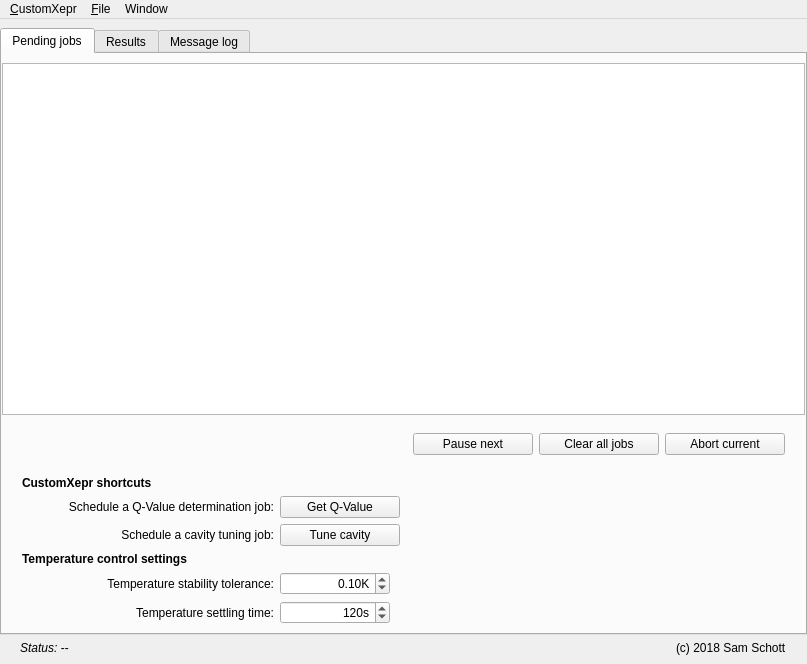
<?xml version="1.0" encoding="UTF-8"?>
<ui version="4.0">
 <class>MainWindow</class>
 <widget class="QMainWindow" name="MainWindow">
  <property name="geometry">
   <rect>
    <x>0</x>
    <y>0</y>
    <width>807</width>
    <height>664</height>
   </rect>
  </property>
  <property name="palette">
   <palette>
    <active>
     <colorrole role="AlternateBase">
      <brush brushstyle="SolidPattern">
       <color alpha="255">
        <red>241</red>
        <green>243</green>
        <blue>243</blue>
       </color>
      </brush>
     </colorrole>
    </active>
    <inactive>
     <colorrole role="AlternateBase">
      <brush brushstyle="SolidPattern">
       <color alpha="255">
        <red>241</red>
        <green>243</green>
        <blue>243</blue>
       </color>
      </brush>
     </colorrole>
    </inactive>
    <disabled>
     <colorrole role="AlternateBase">
      <brush brushstyle="SolidPattern">
       <color alpha="255">
        <red>241</red>
        <green>243</green>
        <blue>243</blue>
       </color>
      </brush>
     </colorrole>
    </disabled>
   </palette>
  </property>
  <property name="windowTitle">
   <string>CustomXepr</string>
  </property>
  <property name="unifiedTitleAndToolBarOnMac">
   <bool>false</bool>
  </property>
  <widget class="QWidget" name="centralwidget">
   <layout class="QGridLayout" name="gridLayout">
    <property name="leftMargin">
     <number>0</number>
    </property>
    <property name="rightMargin">
     <number>0</number>
    </property>
    <item row="0" column="0" colspan="4">
     <widget class="QTabWidget" name="tabWidget">
      <property name="styleSheet">
       <string notr="true">QTabWidget::tab-bar
{
	alignment: center;
} 
</string>
      </property>
      <property name="currentIndex">
       <number>0</number>
      </property>
      <widget class="QWidget" name="tab">
       <attribute name="title">
        <string>Pending jobs</string>
       </attribute>
       <layout class="QGridLayout" name="gridLayout_4">
        <property name="leftMargin">
         <number>0</number>
        </property>
        <property name="rightMargin">
         <number>0</number>
        </property>
        <item row="1" column="0">
         <layout class="QGridLayout" name="gridLayout_12">
          <property name="leftMargin">
           <number>20</number>
          </property>
          <property name="topMargin">
           <number>12</number>
          </property>
          <property name="rightMargin">
           <number>20</number>
          </property>
          <property name="bottomMargin">
           <number>0</number>
          </property>
          <item row="0" column="0">
           <spacer name="horizontalSpacer_2">
            <property name="orientation">
             <enum>Qt::Horizontal</enum>
            </property>
            <property name="sizeHint" stdset="0">
             <size>
              <width>40</width>
              <height>20</height>
             </size>
            </property>
           </spacer>
          </item>
          <item row="0" column="1">
           <widget class="QPushButton" name="pauseButton">
            <property name="minimumSize">
             <size>
              <width>120</width>
              <height>0</height>
             </size>
            </property>
            <property name="maximumSize">
             <size>
              <width>120</width>
              <height>16777215</height>
             </size>
            </property>
            <property name="toolTip">
             <string>&lt;html&gt;&lt;head/&gt;&lt;body&gt;&lt;p&gt;Pause after the current job has been executed. &lt;/p&gt;&lt;/body&gt;&lt;/html&gt;</string>
            </property>
            <property name="text">
             <string>Pause next</string>
            </property>
           </widget>
          </item>
          <item row="0" column="3">
           <widget class="QPushButton" name="abortButton">
            <property name="minimumSize">
             <size>
              <width>120</width>
              <height>0</height>
             </size>
            </property>
            <property name="maximumSize">
             <size>
              <width>120</width>
              <height>16777215</height>
             </size>
            </property>
            <property name="toolTip">
             <string>&lt;html&gt;&lt;head/&gt;&lt;body&gt;&lt;p&gt;Abort the current job, move on to the next.&lt;/p&gt;&lt;/body&gt;&lt;/html&gt;</string>
            </property>
            <property name="text">
             <string>Abort current</string>
            </property>
           </widget>
          </item>
          <item row="0" column="2">
           <widget class="QPushButton" name="clearButton">
            <property name="minimumSize">
             <size>
              <width>120</width>
              <height>0</height>
             </size>
            </property>
            <property name="maximumSize">
             <size>
              <width>120</width>
              <height>16777215</height>
             </size>
            </property>
            <property name="toolTip">
             <string>&lt;html&gt;&lt;head/&gt;&lt;body&gt;&lt;p&gt;Clear all pending jobs.&lt;/p&gt;&lt;/body&gt;&lt;/html&gt;</string>
            </property>
            <property name="text">
             <string>Clear all jobs</string>
            </property>
           </widget>
          </item>
         </layout>
        </item>
        <item row="2" column="0">
         <layout class="QGridLayout" name="gridLayout_11" columnstretch="1,2">
          <property name="leftMargin">
           <number>20</number>
          </property>
          <property name="topMargin">
           <number>15</number>
          </property>
          <property name="rightMargin">
           <number>20</number>
          </property>
          <item row="4" column="0">
           <widget class="QLabel" name="labelT_tolerance">
            <property name="sizePolicy">
             <sizepolicy hsizetype="Expanding" vsizetype="Preferred">
              <horstretch>0</horstretch>
              <verstretch>0</verstretch>
             </sizepolicy>
            </property>
            <property name="toolTip">
             <string>&lt;html&gt;&lt;head/&gt;&lt;body&gt;&lt;p&gt;Maximum fluctuations allowed for the temperature to be considered stable.&lt;/p&gt;&lt;/body&gt;&lt;/html&gt;</string>
            </property>
            <property name="text">
             <string>Temperature stability tolerance:</string>
            </property>
            <property name="alignment">
             <set>Qt::AlignRight|Qt::AlignTrailing|Qt::AlignVCenter</set>
            </property>
           </widget>
          </item>
          <item row="5" column="0">
           <widget class="QLabel" name="labelT_settling">
            <property name="sizePolicy">
             <sizepolicy hsizetype="Expanding" vsizetype="Preferred">
              <horstretch>0</horstretch>
              <verstretch>0</verstretch>
             </sizepolicy>
            </property>
            <property name="toolTip">
             <string>&lt;html&gt;&lt;head/&gt;&lt;body&gt;&lt;p&gt;Settling time for the temperature after fluctuations are within the tolerance.&lt;/p&gt;&lt;/body&gt;&lt;/html&gt;</string>
            </property>
            <property name="text">
             <string>Temperature settling time:</string>
            </property>
            <property name="alignment">
             <set>Qt::AlignRight|Qt::AlignTrailing|Qt::AlignVCenter</set>
            </property>
           </widget>
          </item>
          <item row="5" column="1" alignment="Qt::AlignLeft">
           <widget class="ScienDSpinBox" name="lineEditT_settling">
            <property name="minimumSize">
             <size>
              <width>110</width>
              <height>0</height>
             </size>
            </property>
            <property name="maximumSize">
             <size>
              <width>110</width>
              <height>16777215</height>
             </size>
            </property>
            <property name="toolTip">
             <string>&lt;html&gt;&lt;head/&gt;&lt;body&gt;&lt;p&gt;Settling time for the temperature after fluctuations are within the tolerance.&lt;/p&gt;&lt;/body&gt;&lt;/html&gt;</string>
            </property>
            <property name="alignment">
             <set>Qt::AlignRight|Qt::AlignTrailing|Qt::AlignVCenter</set>
            </property>
            <property name="suffix">
             <string>s</string>
            </property>
            <property name="decimals">
             <number>0</number>
            </property>
            <property name="maximum">
             <double>99999.000000000000000</double>
            </property>
            <property name="value">
             <double>120.000000000000000</double>
            </property>
           </widget>
          </item>
          <item row="1" column="0">
           <widget class="QLabel" name="label_3">
            <property name="text">
             <string>Schedule a Q-Value determination job:</string>
            </property>
            <property name="alignment">
             <set>Qt::AlignRight|Qt::AlignTrailing|Qt::AlignVCenter</set>
            </property>
           </widget>
          </item>
          <item row="4" column="1" alignment="Qt::AlignLeft">
           <widget class="ScienDSpinBox" name="lineEditT_tolerance">
            <property name="minimumSize">
             <size>
              <width>110</width>
              <height>0</height>
             </size>
            </property>
            <property name="maximumSize">
             <size>
              <width>110</width>
              <height>16777215</height>
             </size>
            </property>
            <property name="toolTip">
             <string>&lt;html&gt;&lt;head/&gt;&lt;body&gt;&lt;p&gt;Maximum fluctuations allowed for the temperature to be considered stable.&lt;/p&gt;&lt;/body&gt;&lt;/html&gt;</string>
            </property>
            <property name="alignment">
             <set>Qt::AlignRight|Qt::AlignTrailing|Qt::AlignVCenter</set>
            </property>
            <property name="suffix">
             <string>K</string>
            </property>
            <property name="value">
             <double>0.100000000000000</double>
            </property>
           </widget>
          </item>
          <item row="2" column="0">
           <widget class="QLabel" name="label_4">
            <property name="text">
             <string>Schedule a cavity tuning job:</string>
            </property>
            <property name="alignment">
             <set>Qt::AlignRight|Qt::AlignTrailing|Qt::AlignVCenter</set>
            </property>
           </widget>
          </item>
          <item row="0" column="0" colspan="2">
           <widget class="QLabel" name="labelCustomXeprControl">
            <property name="font">
             <font>
              <weight>75</weight>
              <bold>true</bold>
             </font>
            </property>
            <property name="text">
             <string>CustomXepr shortcuts</string>
            </property>
           </widget>
          </item>
          <item row="3" column="0" colspan="2">
           <widget class="QLabel" name="labelTempControl">
            <property name="font">
             <font>
              <weight>75</weight>
              <bold>true</bold>
             </font>
            </property>
            <property name="text">
             <string>Temperature control settings</string>
            </property>
           </widget>
          </item>
          <item row="1" column="1" alignment="Qt::AlignLeft">
           <widget class="QPushButton" name="qValueButton">
            <property name="minimumSize">
             <size>
              <width>120</width>
              <height>0</height>
             </size>
            </property>
            <property name="maximumSize">
             <size>
              <width>120</width>
              <height>16777215</height>
             </size>
            </property>
            <property name="text">
             <string>Get Q-Value</string>
            </property>
           </widget>
          </item>
          <item row="2" column="1" alignment="Qt::AlignLeft">
           <widget class="QPushButton" name="tuneButton">
            <property name="minimumSize">
             <size>
              <width>120</width>
              <height>0</height>
             </size>
            </property>
            <property name="maximumSize">
             <size>
              <width>120</width>
              <height>16777215</height>
             </size>
            </property>
            <property name="text">
             <string>Tune cavity</string>
            </property>
           </widget>
          </item>
         </layout>
        </item>
        <item row="0" column="0">
         <widget class="QTreeView" name="jobQueueDisplay">
          <property name="frameShape">
           <enum>QFrame::StyledPanel</enum>
          </property>
          <property name="editTriggers">
           <set>QAbstractItemView::NoEditTriggers</set>
          </property>
          <property name="alternatingRowColors">
           <bool>true</bool>
          </property>
          <property name="selectionMode">
           <enum>QAbstractItemView::MultiSelection</enum>
          </property>
          <property name="autoExpandDelay">
           <number>1</number>
          </property>
         </widget>
        </item>
       </layout>
      </widget>
      <widget class="QWidget" name="tab_2">
       <attribute name="title">
        <string>Results</string>
       </attribute>
       <layout class="QGridLayout" name="gridLayout_6">
        <property name="leftMargin">
         <number>0</number>
        </property>
        <property name="rightMargin">
         <number>0</number>
        </property>
        <item row="0" column="0">
         <widget class="QTreeView" name="resultQueueDisplay">
          <property name="editTriggers">
           <set>QAbstractItemView::NoEditTriggers</set>
          </property>
          <property name="alternatingRowColors">
           <bool>true</bool>
          </property>
          <property name="selectionMode">
           <enum>QAbstractItemView::MultiSelection</enum>
          </property>
         </widget>
        </item>
       </layout>
      </widget>
      <widget class="QWidget" name="tab_3">
       <attribute name="title">
        <string>Message log</string>
       </attribute>
       <layout class="QGridLayout" name="gridLayout_5">
        <property name="leftMargin">
         <number>0</number>
        </property>
        <property name="rightMargin">
         <number>0</number>
        </property>
        <item row="1" column="0">
         <layout class="QGridLayout" name="gridLayout_9" columnstretch="1,2">
          <property name="leftMargin">
           <number>20</number>
          </property>
          <property name="topMargin">
           <number>20</number>
          </property>
          <property name="rightMargin">
           <number>20</number>
          </property>
          <property name="bottomMargin">
           <number>20</number>
          </property>
          <item row="4" column="1">
           <widget class="QRadioButton" name="radioButtonInfoMail">
            <property name="text">
             <string>Infos</string>
            </property>
            <attribute name="buttonGroup">
             <string notr="true">bG</string>
            </attribute>
           </widget>
          </item>
          <item row="2" column="1">
           <widget class="QRadioButton" name="radioButtonErrorMail">
            <property name="text">
             <string>Errors</string>
            </property>
            <attribute name="buttonGroup">
             <string notr="true">bG</string>
            </attribute>
           </widget>
          </item>
          <item row="3" column="1">
           <widget class="QRadioButton" name="radioButtonWarningMail">
            <property name="text">
             <string>Warnings (default)</string>
            </property>
            <property name="checked">
             <bool>true</bool>
            </property>
            <attribute name="buttonGroup">
             <string notr="true">bG</string>
            </attribute>
           </widget>
          </item>
          <item row="5" column="1">
           <widget class="QRadioButton" name="radioButtonNoMail">
            <property name="text">
             <string>Silent</string>
            </property>
            <attribute name="buttonGroup">
             <string notr="true">bG</string>
            </attribute>
           </widget>
          </item>
          <item row="1" column="1" alignment="Qt::AlignLeft">
           <widget class="QLineEdit" name="lineEditEmailList">
            <property name="sizePolicy">
             <sizepolicy hsizetype="Preferred" vsizetype="Fixed">
              <horstretch>0</horstretch>
              <verstretch>0</verstretch>
             </sizepolicy>
            </property>
            <property name="minimumSize">
             <size>
              <width>300</width>
              <height>0</height>
             </size>
            </property>
            <property name="maximumSize">
             <size>
              <width>300</width>
              <height>16777215</height>
             </size>
            </property>
            <property name="toolTip">
             <string>&lt;html&gt;&lt;head/&gt;&lt;body&gt;&lt;p&gt;Comma seperated list of addresses that notification emails will be sent to.&lt;/p&gt;&lt;/body&gt;&lt;/html&gt;</string>
            </property>
           </widget>
          </item>
          <item row="1" column="0">
           <widget class="QLabel" name="label">
            <property name="text">
             <string>Email addresses:</string>
            </property>
            <property name="alignment">
             <set>Qt::AlignRight|Qt::AlignTrailing|Qt::AlignVCenter</set>
            </property>
           </widget>
          </item>
          <item row="0" column="0" colspan="2">
           <widget class="QLabel" name="labelEmailSettings">
            <property name="sizePolicy">
             <sizepolicy hsizetype="Preferred" vsizetype="Preferred">
              <horstretch>0</horstretch>
              <verstretch>0</verstretch>
             </sizepolicy>
            </property>
            <property name="font">
             <font>
              <weight>75</weight>
              <bold>true</bold>
             </font>
            </property>
            <property name="text">
             <string>Email notifications settings</string>
            </property>
           </widget>
          </item>
          <item row="2" column="0" rowspan="4">
           <widget class="QLabel" name="label_2">
            <property name="text">
             <string>Notification level:</string>
            </property>
            <property name="alignment">
             <set>Qt::AlignRight|Qt::AlignTop|Qt::AlignTrailing</set>
            </property>
           </widget>
          </item>
         </layout>
        </item>
        <item row="0" column="0">
         <widget class="QTreeView" name="messageLogDisplay">
          <property name="frameShape">
           <enum>QFrame::StyledPanel</enum>
          </property>
          <property name="editTriggers">
           <set>QAbstractItemView::NoEditTriggers</set>
          </property>
          <property name="alternatingRowColors">
           <bool>true</bool>
          </property>
          <property name="selectionMode">
           <enum>QAbstractItemView::MultiSelection</enum>
          </property>
         </widget>
        </item>
       </layout>
      </widget>
     </widget>
    </item>
    <item row="2" column="0" rowspan="3" colspan="4">
     <layout class="QGridLayout" name="gridLayout_8">
      <property name="leftMargin">
       <number>20</number>
      </property>
      <property name="rightMargin">
       <number>20</number>
      </property>
      <item row="0" column="0">
       <widget class="QLabel" name="statusField">
        <property name="font">
         <font>
          <italic>true</italic>
         </font>
        </property>
        <property name="text">
         <string>Status: --</string>
        </property>
       </widget>
      </item>
      <item row="0" column="1" alignment="Qt::AlignRight">
       <widget class="QLabel" name="labelCopyRight">
        <property name="text">
         <string>(c) 2018 Sam Schott</string>
        </property>
       </widget>
      </item>
     </layout>
    </item>
   </layout>
  </widget>
  <widget class="QMenuBar" name="menubar">
   <property name="geometry">
    <rect>
     <x>0</x>
     <y>0</y>
     <width>807</width>
     <height>22</height>
    </rect>
   </property>
   <widget class="QMenu" name="menu_CustomXepr">
    <property name="geometry">
     <rect>
      <x>194</x>
      <y>131</y>
      <width>168</width>
      <height>96</height>
     </rect>
    </property>
    <property name="title">
     <string>&amp;CustomXepr</string>
    </property>
    <addaction name="action_About"/>
    <addaction name="separator"/>
    <addaction name="action_Exit"/>
   </widget>
   <widget class="QMenu" name="menu_Files">
    <property name="title">
     <string>&amp;File</string>
    </property>
    <addaction name="actionShow_log_files"/>
   </widget>
   <widget class="QMenu" name="menuWindow">
    <property name="title">
     <string>Window</string>
    </property>
    <addaction name="actionMinimize"/>
    <addaction name="actionZoom"/>
   </widget>
   <addaction name="menu_CustomXepr"/>
   <addaction name="menu_Files"/>
   <addaction name="menuWindow"/>
  </widget>
  <action name="action_About">
   <property name="text">
    <string>&amp;About CustomXepr...</string>
   </property>
   <property name="menuRole">
    <enum>QAction::NoRole</enum>
   </property>
   <property name="iconVisibleInMenu">
    <bool>false</bool>
   </property>
  </action>
  <action name="action_Exit">
   <property name="text">
    <string>&amp;Quit CustomXepr</string>
   </property>
   <property name="menuRole">
    <enum>QAction::NoRole</enum>
   </property>
   <property name="iconVisibleInMenu">
    <bool>false</bool>
   </property>
  </action>
  <action name="actionShow_log_files">
   <property name="text">
    <string>Show log files</string>
   </property>
   <property name="iconVisibleInMenu">
    <bool>false</bool>
   </property>
  </action>
  <action name="actionMinimize">
   <property name="text">
    <string>Minimize</string>
   </property>
   <property name="shortcut">
    <string>Ctrl+M</string>
   </property>
  </action>
  <action name="actionBring_all_to_front">
   <property name="text">
    <string>Bring all to front</string>
   </property>
  </action>
  <action name="actionZoom">
   <property name="text">
    <string>Zoom</string>
   </property>
  </action>
 </widget>
 <customwidgets>
  <customwidget>
   <class>ScienDSpinBox</class>
   <extends>QDoubleSpinBox</extends>
   <header>keithleygui.utils.scientific_spinbox.h</header>
  </customwidget>
 </customwidgets>
 <tabstops>
  <tabstop>tabWidget</tabstop>
  <tabstop>pauseButton</tabstop>
  <tabstop>clearButton</tabstop>
  <tabstop>abortButton</tabstop>
  <tabstop>qValueButton</tabstop>
  <tabstop>tuneButton</tabstop>
  <tabstop>lineEditT_tolerance</tabstop>
  <tabstop>lineEditT_settling</tabstop>
  <tabstop>lineEditEmailList</tabstop>
  <tabstop>radioButtonErrorMail</tabstop>
  <tabstop>radioButtonWarningMail</tabstop>
  <tabstop>radioButtonInfoMail</tabstop>
  <tabstop>radioButtonNoMail</tabstop>
 </tabstops>
 <resources/>
 <connections>
  <connection>
   <sender>actionMinimize</sender>
   <signal>triggered()</signal>
   <receiver>MainWindow</receiver>
   <slot>showMinimized()</slot>
   <hints>
    <hint type="sourcelabel">
     <x>-1</x>
     <y>-1</y>
    </hint>
    <hint type="destinationlabel">
     <x>403</x>
     <y>331</y>
    </hint>
   </hints>
  </connection>
  <connection>
   <sender>actionZoom</sender>
   <signal>triggered()</signal>
   <receiver>MainWindow</receiver>
   <slot>showMaximized()</slot>
   <hints>
    <hint type="sourcelabel">
     <x>-1</x>
     <y>-1</y>
    </hint>
    <hint type="destinationlabel">
     <x>403</x>
     <y>331</y>
    </hint>
   </hints>
  </connection>
 </connections>
 <buttongroups>
  <buttongroup name="bG"/>
 </buttongroups>
</ui>
